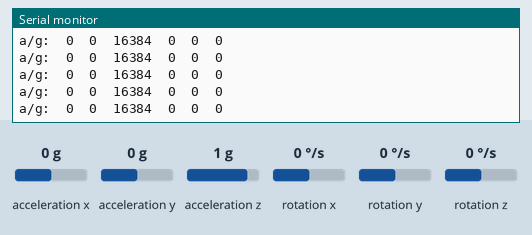
Bench run of a sketch on a simulated ESP32. Parts: the last lines printed to the serial monitor. The inputs (shaded band) are chosen by the test bench; at power-on: acceleration x 0 g, acceleration y 0 g, acceleration z 1 g, rotation x 0 °/s, rotation y 0 °/s, rotation z 0 °/s.

Above: at 1.2 s.
1.3 s: acceleration x set to -1.4 g
At 2.2 s:
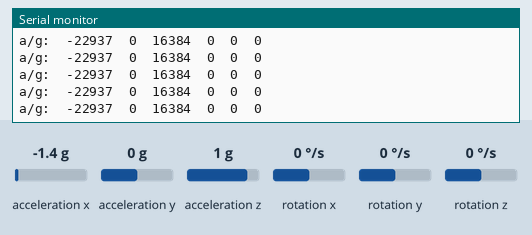
2.8 s: acceleration y set to -1.4 g
At 3.4 s:
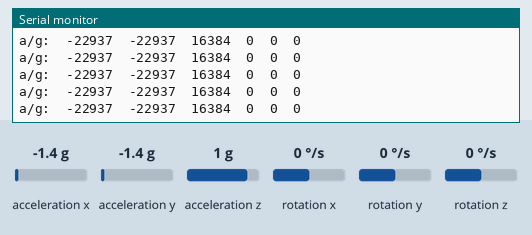
4.3 s: acceleration z set to -1.4 g
At 5.2 s:
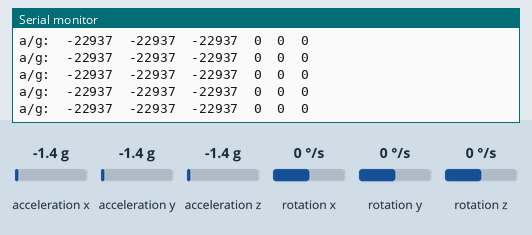
5.8 s: rotation x set to -192 °/s
At 6.8 s:
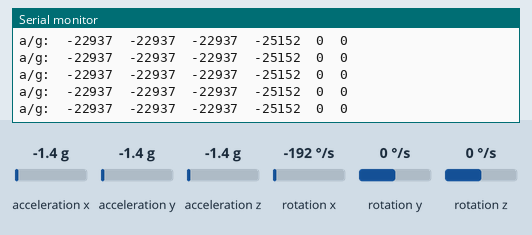
7.3 s: acceleration x set to 0 g
At 8.1 s:
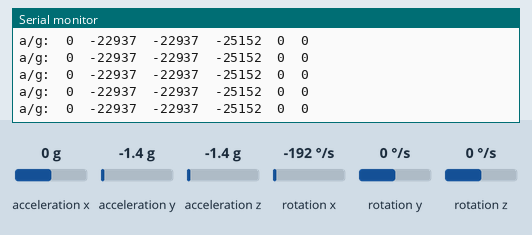

Measured:
- after the input at 1.3 s, the serial monitor: prints a new line at once (image 1)
- after the input at 2.8 s, the serial monitor: prints a new line at once (image 2)
- after the input at 4.3 s, the serial monitor: prints a new line at once (image 3)
- after the input at 5.8 s, the serial monitor: prints a new line at once (image 4)
- after the input at 7.3 s, the serial monitor: prints a new line at once (image 5)

The sketch:

ESP32_GY-521.ino
```cpp
#include "I2Cdev.h"
#include "MPU6050.h"
#include "Wire.h"

#define XACC_OFFSET -3456
#define YACC_OFFSET 2838
#define ZACC_OFFSET 829
#define XGYRO_OFFSET 9
#define YGYRO_OFFSET 43
#define ZGYRO_OFFSET -24

MPU6050 accelgyro;
int16_t XAccel, YAccel, ZAccel, XGyro, YGyro, ZGyro;

void setoffset(MPU6050 mpu, int XAccel_offset, int YAccel_offset, int ZAccel_offset, int XGyro_offset, int YGyro_offset, int ZGyro_offset){
  mpu.setXAccelOffset(XAccel_offset);
  mpu.setYAccelOffset(YAccel_offset);
  mpu.setZAccelOffset(ZAccel_offset);
  mpu.setXGyroOffset(XGyro_offset);
  mpu.setYGyroOffset(YGyro_offset);
  mpu.setZGyroOffset(ZGyro_offset);
}

void setup() {
  Serial.begin(115200);
  Wire.begin();

  accelgyro.initialize();
  Serial.println(accelgyro.testConnection() ? "MPU6050 connection successful" : "MPU6050 connection failed");
  setoffset(accelgyro, XACC_OFFSET, YACC_OFFSET, ZACC_OFFSET, XGYRO_OFFSET, YGYRO_OFFSET, ZGYRO_OFFSET);
}

void loop() {
  accelgyro.getMotion6(&XAccel, &YAccel, &ZAccel, &XGyro, &YGyro, &ZGyro);

  Serial.print("a/g:\t");
  Serial.print(XAccel); Serial.print("\t");
  Serial.print(YAccel); Serial.print("\t");
  Serial.print(ZAccel); Serial.print("\t");
  Serial.print(XGyro); Serial.print("\t");
  Serial.print(YGyro); Serial.print("\t");
  Serial.println(ZGyro);
}
```
